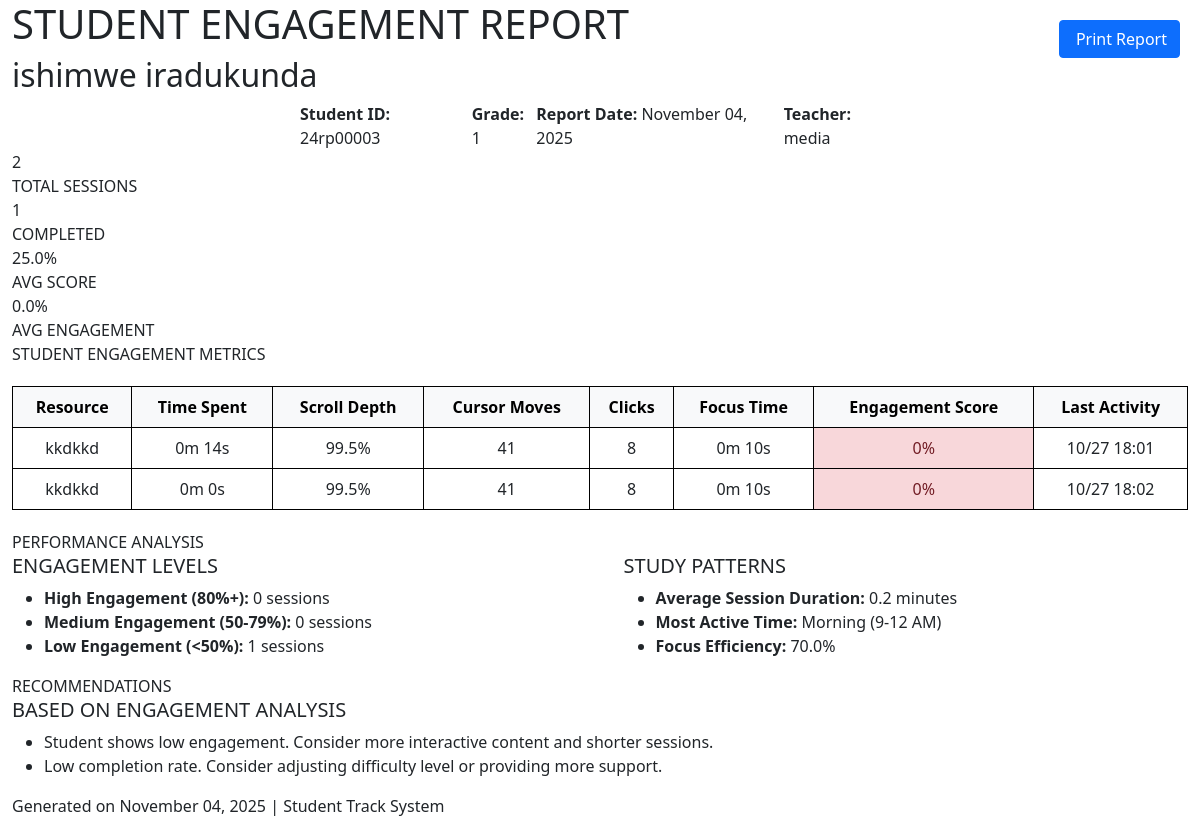
The page /teacher/student_printable_report/1 (signed in) on the database its author committed.
### app.py (models this page shows, shortened)
class Student(db.Model):
    id = db.Column(db.Integer, primary_key=True)
    name = db.Column(db.String(100), nullable=False)
    student_id = db.Column(db.String(20), unique=True, nullable=False)
    grade = db.Column(db.String(10), nullable=False)
    user_id = db.Column(db.Integer, db.ForeignKey('user.id'))
    teacher_id = db.Column(db.Integer, db.ForeignKey('user.id'), nullable=True)  # Teacher who created this student (nullable for self-registered)
    created_at = db.Column(db.DateTime, default=datetime.now)

class User(UserMixin, db.Model):
    id = db.Column(db.Integer, primary_key=True)
    username = db.Column(db.String(80), unique=True, nullable=False)
    password_hash = db.Column(db.String(255), nullable=False)
    role = db.Column(db.String(20), nullable=False)  # 'admin', 'teacher' or 'student'
    email = db.Column(db.String(255), nullable=False)

class ResourceEngagement(db.Model):
    id = db.Column(db.Integer, primary_key=True)
    student_id = db.Column(db.Integer, db.ForeignKey('student.id'), nullable=False)
    resource_id = db.Column(db.Integer, db.ForeignKey('resource.id'), nullable=False)
    session_id = db.Column(db.Integer, db.ForeignKey('study_session.id'), nullable=True)
    total_time_spent = db.Column(db.Integer, default=0)  # Total seconds spent on resource
    scroll_depth = db.Column(db.Float, default=0.0)  # Maximum scroll percentage reached
    cursor_movements = db.Column(db.Integer, default=0)  # Number of cursor movements
    clicks = db.Column(db.Integer, default=0)  # Number of clicks
    focus_time = db.Column(db.Integer, default=0)  # Time with page in focus (seconds)
    idle_time = db.Column(db.Integer, default=0)  # Time inactive (seconds)
    last_updated = db.Column(db.DateTime, default=datetime.now)
    reading_speed = db.Column(db.Float, default=0.0)  # Words per minute
    comprehension_score = db.Column(db.Float, default=0.0)  # Estimated comprehension (0-100)
    engagement_score = db.Column(db.Float, default=0.0)  # Overall engagement score (0-100)
    attention_span = db.Column(db.Integer, default=0)  # Average attention span in seconds
    distraction_count = db.Column(db.Integer, default=0)  # Number of times student left page
    return_count = db.Column(db.Integer, default=0)  # Number of times student returned
    __table_args__ = (db.UniqueConstraint('student_id', 'resource_id', 'session_id', name='unique_engagement'),)

class Resource(db.Model):
    id = db.Column(db.Integer, primary_key=True)
    title = db.Column(db.String(200), nullable=False)
    description = db.Column(db.Text)
    resource_type = db.Column(db.String(20), nullable=False)  # 'note', 'video', 'link'
    file_path = db.Column(db.String(255))
    url = db.Column(db.String(500))
    created_by = db.Column(db.Integer, db.ForeignKey('user.id'), nullable=False)
    created_at = db.Column(db.DateTime, default=datetime.now)
    grade = db.Column(db.String(10), nullable=False)
    is_deleted = db.Column(db.Boolean, default=False)  # Soft delete flag
    deleted_at = db.Column(db.DateTime)  # When it was deleted
    deleted_by = db.Column(db.Integer, db.ForeignKey('user.id'))  # Who deleted it
    access_time_limit = db.Column(db.Integer, default=0, nullable=True)  # Time limit in minutes (0 = no limit)

### app.py (the view)
@app.route('/teacher/student_printable_report/<int:student_id>')
@login_required
@teacher_required
def student_printable_report(student_id):
    student = Student.query.filter_by(id=student_id, teacher_id=current_user.id).first()
    if not student:
        abort(404)
    teacher = User.query.get(current_user.id)
    teacher_name = teacher.username if teacher else "Unknown"
    sessions = StudySession.query.filter_by(student_id=student_id).all()
    engagement_data = ResourceEngagement.query.filter_by(student_id=student_id).all()
    engagement_sessions = []
    for session in sessions:
        resource = Resource.query.get(session.resource_id)
        if not resource:
            continue
        engagement = ResourceEngagement.query.filter_by(
            student_id=student_id,
            resource_id=session.resource_id
        ).first()
        if session.end_time and session.start_time:
            duration_seconds = int((session.end_time - session.start_time).total_seconds())
            time_spent = f"{duration_seconds // 60}m {duration_seconds % 60}s"
        else:
            time_spent = "0m 0s"
        scroll_depth = engagement.scroll_depth if engagement else 0
        cursor_moves = engagement.cursor_movements if engagement else 0
        clicks = engagement.clicks if engagement else 0
        focus_time = engagement.focus_time if engagement else 0
        engagement_score = engagement.engagement_score if engagement else 0
        if focus_time:
            focus_minutes = focus_time // 60
            focus_seconds = focus_time % 60
            focus_time_str = f"{focus_minutes}m {focus_seconds}s"
        else:
            focus_time_str = "0m 0s"
        last_activity = session.start_time.strftime("%m/%d %H:%M") if session.start_time else "N/A"
        engagement_sessions.append({
            'resource_title': resource.title,
            'time_spent': time_spent,
            'scroll_depth': f"{scroll_depth:.1f}",
            'cursor_moves': cursor_moves,
            'clicks': clicks,
            'focus_time': focus_time_str,
            'engagement_score': f"{engagement_score:.0f}",
            'engagement_score_numeric': engagement_score,
            'last_activity': last_activity
        })
    total_sessions = len(sessions)
    completed_sessions = len([s for s in sessions if s.completed])
    avg_score = sum([s.quiz_score or 0 for s in sessions]) / len(sessions) if sessions else 0
    avg_engagement = sum([e.engagement_score for e in engagement_data]) / len(engagement_data) if engagement_data else 0
    high_engagement_count = len([e for e in engagement_data if e.engagement_score >= 80])
    medium_engagement_count = len([e for e in engagement_data if 50 <= e.engagement_score < 80])
    low_engagement_count = len([e for e in engagement_data if e.engagement_score < 50])
    total_duration = 0
    valid_sessions = 0
    for session in sessions:
        if session.end_time and session.start_time:
            duration = (session.end_time - session.start_time).total_seconds()
            total_duration += duration
            valid_sessions += 1
    avg_duration_minutes = (total_duration / valid_sessions / 60) if valid_sessions > 0 else 0
    avg_session_duration = f"{avg_duration_minutes:.1f} minutes"
    total_focus_time = sum([e.focus_time for e in engagement_data if e.focus_time])
    total_time_spent = sum([(s.end_time - s.start_time).total_seconds() for s in sessions if s.end_time and s.start_time])
    focus_efficiency = (total_focus_time / total_time_spent * 100) if total_time_spent > 0 else 0
    recommendations = []
    if avg_engagement < 50:
        recommendations.append("Student shows low engagement. Consider more interactive content and shorter sessions.")
    elif avg_engagement < 80:
        recommendations.append("Good engagement level. Continue with current approach and add variety to content.")
    else:
        recommendations.append("Excellent engagement! Student is highly motivated. Consider advanced materials.")
    if focus_efficiency < 30:
        recommendations.append("Low focus efficiency. Consider breaking content into smaller chunks with breaks.")
    elif focus_efficiency > 70:
        recommendations.append("High focus efficiency. Student maintains good concentration throughout sessions.")
    if total_sessions > 0 and completed_sessions / total_sessions < 0.7:
        recommendations.append("Low completion rate. Consider adjusting difficulty level or providing more support.")
    most_active_time = "Morning (9-12 AM)"  # This could be calculated from actual data
    return render_template('student_printable_report.html',
                         student=student,
                         teacher_name=teacher_name,
                         report_date=datetime.now().strftime("%B %d, %Y"),
                         engagement_sessions=engagement_sessions,
                         total_sessions=total_sessions,
                         completed_sessions=completed_sessions,
                         avg_score=avg_score,
                         avg_engagement=avg_engagement,
                         high_engagement_count=high_engagement_count,
                         medium_engagement_count=medium_engagement_count,
                         low_engagement_count=low_engagement_count,
                         avg_session_duration=avg_session_duration,
                         most_active_time=most_active_time,
                         focus_efficiency=f"{focus_efficiency:.1f}",
                         recommendations=recommendations)

### app.py (called while the page is built)
@app.context_processor
def inject_notification_counts():
    student_unread = 0
    teacher_unread = 0
    try:
        if current_user.is_authenticated:
            if getattr(current_user, 'role', None) == 'student':
                student = Student.query.filter_by(user_id=current_user.id).first()
                if student:
                    student_unread = db.session.query(StudentNotification).filter_by(student_id=student.id, is_read=False).count()
            elif getattr(current_user, 'role', None) == 'teacher':
                try:
                    teacher_unread = db.session.query(TeacherNotification).filter_by(teacher_id=current_user.id, is_read=False).count()
                except Exception:
                    teacher_unread = 0
    except Exception:
        pass
    return dict(student_unread_notifications=student_unread, teacher_unread_notifications=teacher_unread)

@login_manager.user_loader
def load_user(user_id):
    return User.query.get(int(user_id))

def teacher_required(f):
    @wraps(f)
    @login_required
    def decorated_function(*args, **kwargs):
        if current_user.role != 'teacher':
            abort(403)
        return f(*args, **kwargs)
    return decorated_function

### templates/student_printable_report.html (shortened to what this page needs)
<!DOCTYPE html>
<html lang="en">
<head>
    <link href="https://cdn.jsdelivr.net/npm/bootstrap@5.1.3/dist/css/bootstrap.min.css" rel="stylesheet">
</head>
<body>
    <div class="container-fluid">
        <button class="btn btn-primary print-button no-print" onclick="window.print()">
            Print Report
        </button>
        <div class="report-header">
            <h1>STUDENT ENGAGEMENT REPORT</h1>
            <h2>{{ student.name }}</h2>
            <div class="student-info">
                <div style="display: flex; justify-content: space-between; max-width: 600px; margin: 0 auto;">
                    <div><strong>Student ID:</strong> {{ student.student_id }}</div>
                    <div><strong>Grade:</strong> {{ student.grade }}</div>
                    <div><strong>Report Date:</strong> {{ report_date }}</div>
                    <div><strong>Teacher:</strong> {{ teacher_name }}</div>
                </div>
            </div>
        </div>
        <div class="summary-stats">
            <div class="stat-item">
                <div class="stat-circle-print">
                    <div class="stat-value">{{ total_sessions }}</div>
                </div>
                <div class="stat-label">TOTAL SESSIONS</div>
            </div>
            <div class="stat-item">
                <div class="stat-circle-print">
                    <div class="stat-value">{{ completed_sessions }}</div>
                </div>
                <div class="stat-label">COMPLETED</div>
            </div>
            <div class="stat-item">
                <div class="stat-circle-print">
                    <div class="stat-value">{{ "%.1f"|format(avg_score) }}%</div>
                </div>
                <div class="stat-label">AVG SCORE</div>
            </div>
            <div class="stat-item">
                <div class="stat-circle-print">
                    <div class="stat-value">{{ "%.1f"|format(avg_engagement) }}%</div>
                </div>
                <div class="stat-label">AVG ENGAGEMENT</div>
            </div>
        </div>
        <div class="section-title">STUDENT ENGAGEMENT METRICS</div>
        <table class="engagement-table">
            <thead>
                <tr>
                    <th>Resource</th>
                    <th>Time Spent</th>
                    <th>Scroll Depth</th>
                    <th>Cursor Moves</th>
                    <th>Clicks</th>
                    <th>Focus Time</th>
                    <th>Engagement Score</th>
                    <th>Last Activity</th>
                </tr>
            </thead>
            <tbody>
                {% for session in engagement_sessions %}
                <tr>
                    <td class="text-left">{{ session.resource_title }}</td>
                    <td>{{ session.time_spent }}</td>
                    <td>{{ session.scroll_depth }}%</td>
                    <td>{{ session.cursor_moves }}</td>
                    <td>{{ session.clicks }}</td>
                    <td>{{ session.focus_time }}</td>
                    <td class="{% if session.engagement_score_numeric >= 80 %}score-high{% elif session.engagement_score_numeric >= 50 %}score-medium{% else %}score-low{% endif %}">
                        {{ session.engagement_score }}%
                    </td>
                    <td>{{ session.last_activity }}</td>
                </tr>
                {% endfor %}
            </tbody>
        </table>
        <div class="section-title">PERFORMANCE ANALYSIS</div>
        <div class="analysis-section">
            <div style="display: flex; justify-content: space-between;">
                <div style="width: 48%;">
                    <h5>ENGAGEMENT LEVELS</h5>
                    <ul>
                        <li><strong>High Engagement (80%+):</strong> {{ high_engagement_count }} sessions</li>
                        <li><strong>Medium Engagement (50-79%):</strong> {{ medium_engagement_count }} sessions</li>
                        <li><strong>Low Engagement (&lt;50%):</strong> {{ low_engagement_count }} sessions</li>
                    </ul>
                </div>
                <div style="width: 48%;">
                    <h5>STUDY PATTERNS</h5>
                    <ul>
                        <li><strong>Average Session Duration:</strong> {{ avg_session_duration }}</li>
                        <li><strong>Most Active Time:</strong> {{ most_active_time }}</li>
                        <li><strong>Focus Efficiency:</strong> {{ focus_efficiency }}%</li>
                    </ul>
                </div>
            </div>
        </div>
        <div class="section-title">RECOMMENDATIONS</div>
        <div class="recommendations">
            <h5>BASED ON ENGAGEMENT ANALYSIS</h5>
            <ul>
                {% for recommendation in recommendations %}
                <li>{{ recommendation }}</li>
                {% endfor %}
            </ul>
        </div>
        <div class="footer">
            Generated on {{ report_date }} | Student Track System
        </div>
    </div>
</body>
</html>

### templates/student_printable_report.html (style rules this page uses)
@media screen { .print-button { position: fixed; top: 20px; right: 20px; z-index: 1000; } }
.engagement-table { width: 100%; border-collapse: collapse; margin: 20px 0; }
.engagement-table th, .engagement-table td { border: 1px solid #000 !important; padding: 8px; text-align: center; }
.engagement-table th { background-color: #f8f9fa; color: black !important; font-weight: bold; }
.score-low { background-color: #f8d7da; color: #721c24; }

### rows shown on the page
Student: name "ishimwe iradukunda", student_id "24rp00003", grade "1"
User: username "media"
ResourceEngagement: resource_title "kkdkkd", time_spent "0m 14s", scroll_depth "99.5", cursor_moves "41", clicks "8", focus_time "0m 10s", engagement_score "0", last_activity "10/27 18:01", time_spent "0m 0s", last_activity "10/27 18:02"

### other values the page prints
{{ total_sessions }} "2"
{{ completed_sessions }} "1"
{{ "%.1f"|format(avg_score) }} "25.0"
{{ "%.1f"|format(avg_engagement) }} "0.0"
{{ high_engagement_count }} "0"
{{ medium_engagement_count }} "0"
{{ low_engagement_count }} "1"
{{ avg_session_duration }} "0.2 minutes"
{{ most_active_time }} "Morning (9-12 AM)"
{{ focus_efficiency }} "70.0"
{{ recommendation }} "Student shows low engagement. Consider more interactive content and shorter sessions." "Low completion rate. Consider adjusting difficulty level or providing more support."
